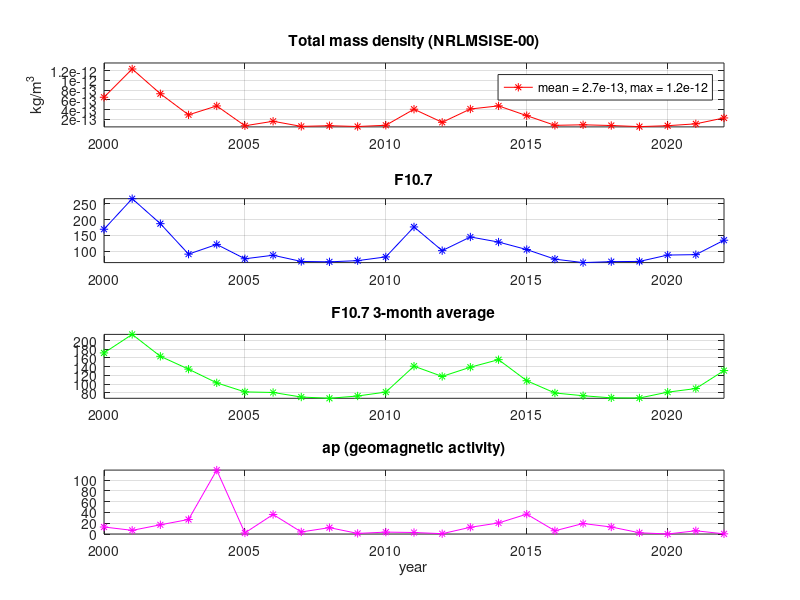

Recreate this plot in MATLAB.
%Selected output parameters:
% 1  Year
% 2  Mass_density, g/cm-3
% 3  F10_7_daily
% 4  F10_7_3_month_avg
% 5  ap_daily

%% Noverber
nrlmsise00=[
    2000 6.529E-16  169.5  171.6   13.0;... 
2001 1.231E-15  265.6  214.2    6.8 ;...
2002 7.245E-16  187.0  163.8   17.1 ;...
2003 2.929E-16   91.2  134.3   27.0 ;...
2004 4.752E-16  121.7  102.8  118.8 ;...
2005 6.930E-17   76.6   82.0    2.0 ;...
2006 1.614E-16   87.7   80.7   36.3 ;...
2007 5.688E-17   68.2   70.2    3.8 ;...
2008 7.043E-17   67.0   67.3   11.8 ;...
2009 5.395E-17   70.7   72.6    1.1 ;...
2010 7.953E-17   82.5   81.6    3.5 ;...
2011 4.080E-16  176.7  141.1    2.8 ;...
2012 1.401E-16  102.2  117.6    0.6 ;...
2013 4.125E-16  145.2  138.8   12.5 ;...
2014 4.763E-16  129.2  156.1   20.5 ;...
2015 2.761E-16  105.6  107.7   36.9 ;...
2016 7.833E-17   75.4   79.5    6.0 ;...
2017 8.919E-17   64.6   73.2   19.5 ;...
2018 7.465E-17   67.6   68.3   13.0 ;...
2019 5.157E-17   68.3   68.0    2.3 ;...
2020 7.089E-17   88.3   81.4    0.0 ;...
2021 1.089E-16   89.6   89.7    6.0 ;...
2022 2.297E-16  135.0  131.0    0.3];


Year                = nrlmsise00(:,1);
Mass_density        = nrlmsise00(:,2)*1000; %kg/m^3
F10_7_daily         = nrlmsise00(:,3);
F10_7_3_month_avg   = nrlmsise00(:,4);
ap_daily            = nrlmsise00(:,5);
%%
figure;
subplot(4,1,1);
plot(Year,Mass_density,'-r*');grid;axis tight;
title('Total mass density (NRLMSISE-00)');
ylabel('kg/m^3');
legend(num2str([mean(Mass_density) max(Mass_density)],'mean = %.1e, max = %.1e'));

subplot(4,1,2);
plot(Year,F10_7_daily,'-b*');grid;axis tight;
title('F10.7');

subplot(4,1,3);
plot(Year,F10_7_3_month_avg,'-g*');grid;axis tight;
title('F10.7 3-month average');
subplot(4,1,4);
plot(Year,ap_daily,'-m*');grid;axis tight;
title('ap (geomagnetic activity)');
xlabel('year');




